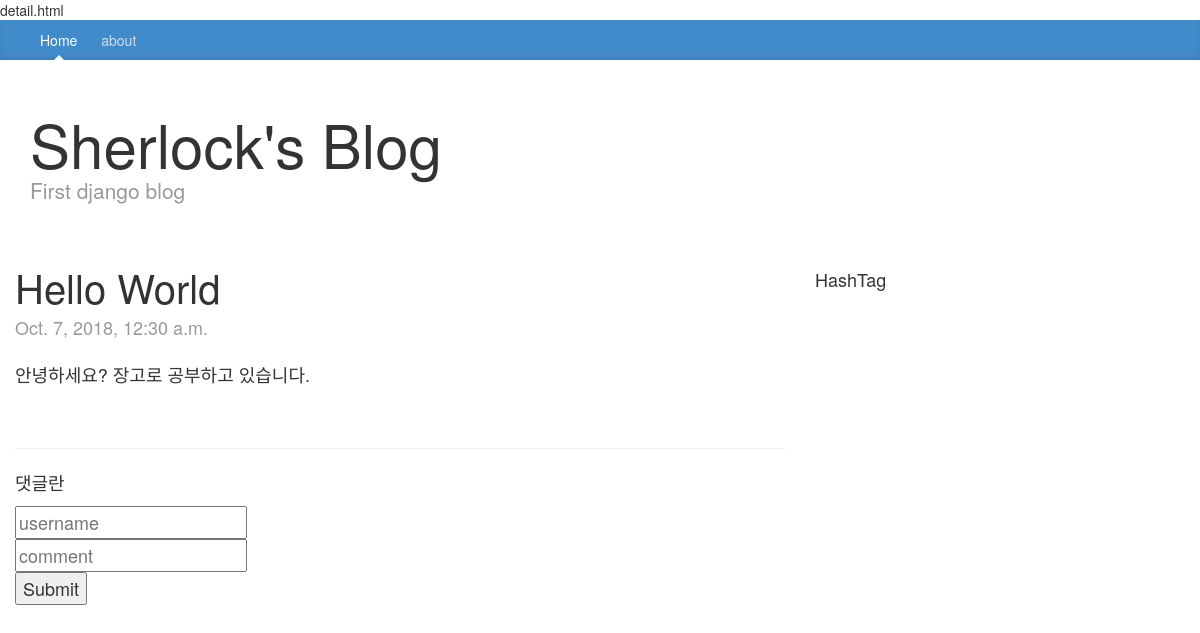
The app's page /feed/1, older data.
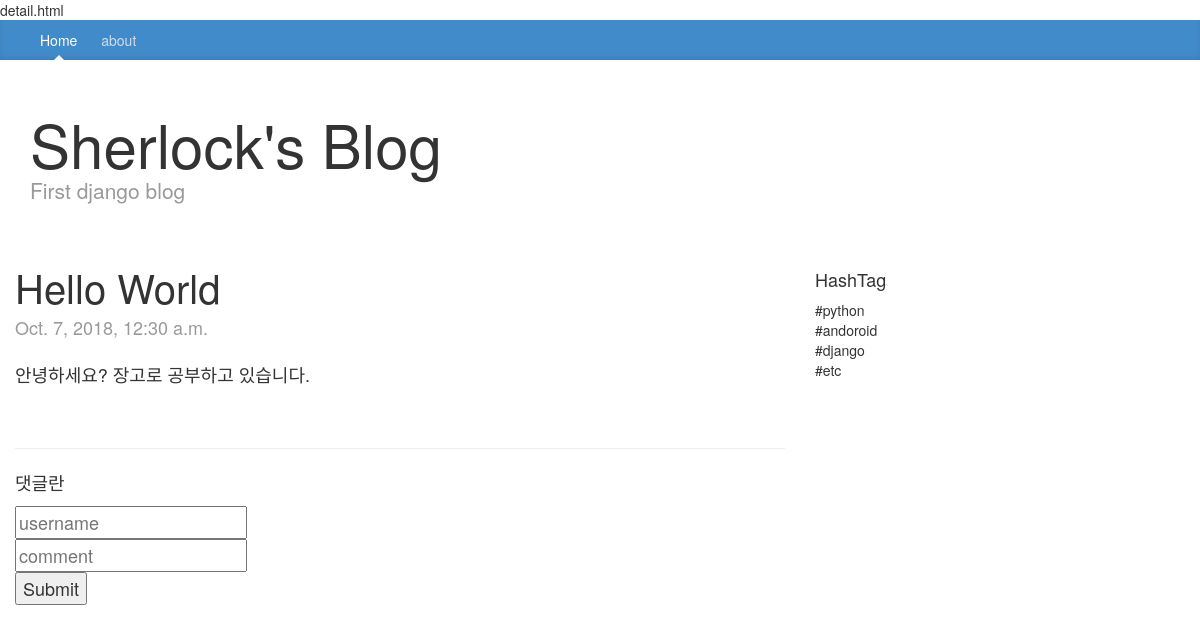
The same page, newer data.
### feed/models.py (models this page shows, shortened)
class HashTag(models.Model):
    name = models.CharField(max_length=50)

### feed/views.py (the view, shortened to what this page needs)
# urls.py: url(r'^(?P<article_id>[0-9]+)$', views.detail, name='detail'),
def detail(request, article_id):
    article = Article.objects.get(id=article_id)
    comment_list = Comment.objects.filter(article__id=article_id)
    hashtag_list = HashTag.objects.all()
    ctx = {
        "article" : article,
        "comment_list" : comment_list,
        "hashtag_list" : hashtag_list,
    }
    if request.method == 'GET':
        pass
    return render(request, "detail.html", ctx)

### templates/detail.html (shortened to what this page needs)
{% extends "base.html" %}
{% block body %}
<div>detail.html</div>
{% include "navbar.html" %}
<div class="container">
<div class="blog-header">
    <h1 class="blog-title">Sherlock's Blog</h1>
    <p class="lead blog-description">First django blog</p>
</div>
    <div class="row show-grid">
        <div class="row">
        <div class="col-sm-8 blog-main">
            <div class="blog-post">
                <h2 class="blog-post-title">{{ article.title }}</h2>
                <p class="blog-post-meta">{{ article.pub_date}}</p>
                <p>{{ article.contents }}</p>
            </div>
            <hr>
            <p>댓글란</p>
            <div>
                <form action="" method="POST">
                    <input type="text" name="username" placeholder="username"/><br/>
                    <input type="text" name="comment" placeholder="comment"/><br/>
                    <input type="submit">
                </form>
            </div>
        </div>
        <div class="col-md-4">
            <div class="sidebar-module">
                <h4>HashTag</h4>
                <ol class="list-unstyled">
                    {% for hashtag in hashtag_list %}
                    <li>#{{ hashtag.name }}</li>
                    {% endfor %}
                </ol>
            </div>
        </div>
        </div>
    </div>
</div>
{% endblock %}

Row changes from the older to the newer data that the page shows:
added HashTag: name "python"
added HashTag: name "andoroid"
added HashTag: name "django"
added HashTag: name "etc"
